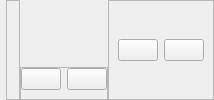
        <widget class="QWidget" name="headerContainer" native="true">
         <layout class="QHBoxLayout" name="horizontalLayout_4">
          <property name="spacing">
           <number>0</number>
          </property>
          <property name="leftMargin">
           <number>6</number>
          </property>
          <property name="topMargin">
           <number>0</number>
          </property>
          <property name="rightMargin">
           <number>0</number>
          </property>
          <property name="bottomMargin">
           <number>0</number>
          </property>
          <item alignment="Qt::AlignmentFlag::AlignLeft">
           <widget class="QFrame" name="frame_5">
            <property name="frameShape">
             <enum>QFrame::Shape::StyledPanel</enum>
            </property>
            <property name="frameShadow">
             <enum>QFrame::Shadow::Raised</enum>
            </property>
            <layout class="QHBoxLayout" name="horizontalLayout_6">
             <property name="spacing">
              <number>9</number>
             </property>
             <property name="leftMargin">
              <number>0</number>
             </property>
             <property name="topMargin">
              <number>0</number>
             </property>
             <property name="rightMargin">
              <number>0</number>
             </property>
             <property name="bottomMargin">
              <number>0</number>
             </property>
             <item>
              <widget class="QLabel" name="label_5">
               <property name="maximumSize">
                <size>
                 <width>35</width>
                 <height>28</height>
                </size>
               </property>
               <property name="font">
                <font>
                 <pointsize>15</pointsize>
                </font>
               </property>
               <property name="text">
                <string/>
               </property>
               <property name="pixmap">
                <pixmap resource="resources.qrc">:/images/images/images/log.png</pixmap>
               </property>
               <property name="scaledContents">
                <bool>true</bool>
               </property>
              </widget>
             </item>
            </layout>
           </widget>
          </item>
          <item alignment="Qt::AlignmentFlag::AlignHCenter|Qt::AlignmentFlag::AlignBottom">
           <widget class="QFrame" name="frame_6">
            <property name="frameShape">
             <enum>QFrame::Shape::StyledPanel</enum>
            </property>
            <property name="frameShadow">
             <enum>QFrame::Shadow::Raised</enum>
            </property>
            <layout class="QHBoxLayout" name="horizontalLayout_5">
             <property name="spacing">
              <number>6</number>
             </property>
             <property name="leftMargin">
              <number>0</number>
             </property>
             <property name="topMargin">
              <number>0</number>
             </property>
             <property name="rightMargin">
              <number>0</number>
             </property>
             <item>
              <widget class="QPushButton" name="profileMenuBtn">
               <property name="toolTip">
                <string>الصفحة الشخصية</string>
               </property>
               <property name="whatsThis">
                <string>&lt;html&gt;&lt;head/&gt;&lt;body&gt;&lt;p align=&quot;center&quot;&gt;&lt;br/&gt;&lt;/p&gt;&lt;/body&gt;&lt;/html&gt;</string>
               </property>
               <property name="layoutDirection">
                <enum>Qt::LayoutDirection::RightToLeft</enum>
               </property>
               <property name="text">
                <string/>
               </property>
               <property name="icon">
                <iconset resource="resources.qrc">
                 <normaloff>:/icons/images/icons/cil-user.png</normaloff>:/icons/images/icons/cil-user.png</iconset>
               </property>
               <property name="iconSize">
                <size>
                 <width>24</width>
                 <height>24</height>
                </size>
               </property>
              </widget>
             </item>
             <item>
              <widget class="QPushButton" name="logoutBtn">
               <property name="toolTip">
                <string>تسجيل الخروج</string>
               </property>
               <property name="styleSheet">
                <string notr="true">image: url(:/icons/images/images/sign-out-svgrepo-com.svg);</string>
               </property>
               <property name="text">
                <string/>
               </property>
               <property name="iconSize">
                <size>
                 <width>50</width>
                 <height>50</height>
                </size>
               </property>
              </widget>
             </item>
            </layout>
           </widget>
          </item>
          <item alignment="Qt::AlignmentFlag::AlignRight">
           <widget class="QFrame" name="frame_7">
            <property name="enabled">
             <bool>true</bool>
            </property>
            <property name="frameShape">
             <enum>QFrame::Shape::StyledPanel</enum>
            </property>
            <property name="frameShadow">
             <enum>QFrame::Shadow::Raised</enum>
            </property>
            <layout class="QHBoxLayout" name="horizontalLayout_3">
             <property name="spacing">
              <number>6</number>
             </property>
             <item>
              <widget class="QPushButton" name="minimizeBtn">
               <property name="toolTip">
                <string>تصغير</string>
               </property>
               <property name="layoutDirection">
                <enum>Qt::LayoutDirection::RightToLeft</enum>
               </property>
               <property name="text">
                <string/>
               </property>
               <property name="icon">
                <iconset resource="resources.qrc">
                 <normaloff>:/icons/images/icons/cil-minus.png</normaloff>:/icons/images/icons/cil-minus.png</iconset>
               </property>
               <property name="iconSize">
                <size>
                 <width>24</width>
                 <height>24</height>
                </size>
               </property>
              </widget>
             </item>
             <item>
              <widget class="QPushButton" name="closeBtn">
               <property name="toolTip">
                <string>اغلاق </string>
               </property>
               <property name="layoutDirection">
                <enum>Qt::LayoutDirection::RightToLeft</enum>
               </property>
               <property name="text">
                <string/>
               </property>
               <property name="icon">
                <iconset resource="resources.qrc">
                 <normaloff>:/icons/images/icons/cil-x.png</normaloff>:/icons/images/icons/cil-x.png</iconset>
               </property>
               <property name="iconSize">
                <size>
                 <width>24</width>
                 <height>24</height>
                </size>
               </property>
              </widget>
             </item>
            </layout>
           </widget>
          </item>
         </layout>
        </widget>
